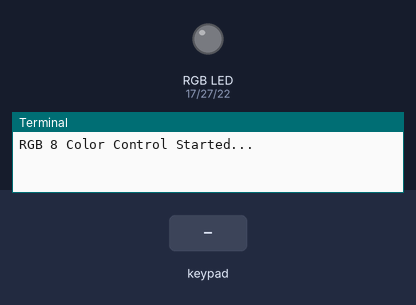
Simulated run of this program. Board: Raspberry Pi (BCM pin numbers). On the bench: an RGB LED mixed from three pins (HIGH = lit), the last lines printed to the terminal. The test bench sets the inputs (shaded band). Pins used as bus, display or sensor lines are not drawn.

Above: at 1.2 s.
1.3 s: keypad keys 1 2 # pressed 0.4 s apart
At 3.1 s:
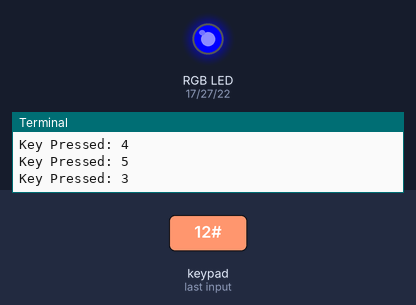
4.0 s: key '3' pressed
At 4.6 s:
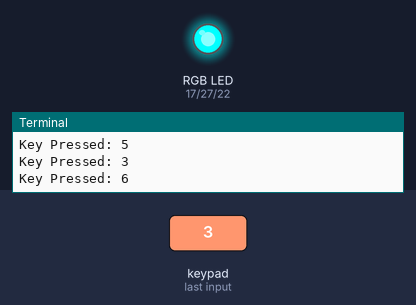
5.7 s: keypad keys 2 5 A pressed 0.4 s apart
At 7.5 s:
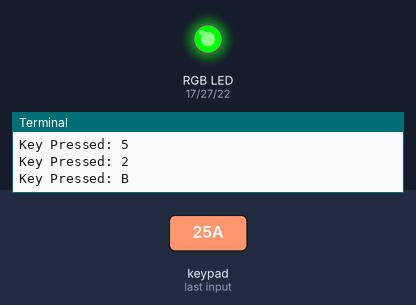
8.4 s: key '4' pressed
At 9.4 s:
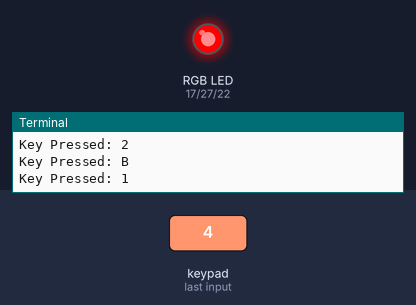
10.1 s: key '1' pressed
At 10.7 s:
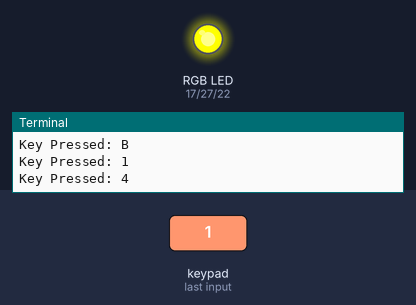
11.8 s: key '2' pressed
At 13.3 s:
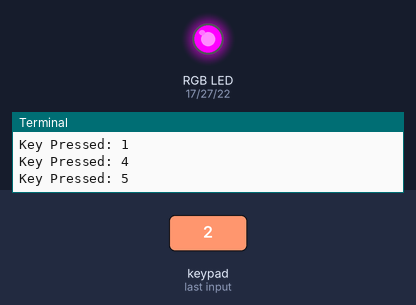
Timing chart, 0 to 14.5 s (numbered marks = the images above; inputs shaded):
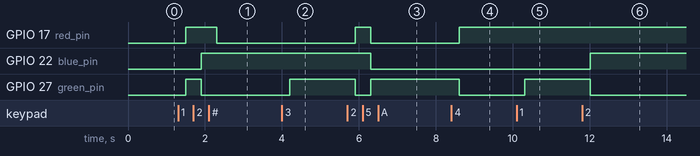

Measured:
- after the input at 1.3 s, GPIO 17 (red_pin): LOW → HIGH after 0.20 s, → LOW 0.80 s later; GPIO 22 (blue_pin): LOW → HIGH after 0.60 s; GPIO 27 (green_pin): LOW → HIGH after 0.20 s, → LOW 0.40 s later
- after the input at 4.0 s, GPIO 27 (green_pin): LOW → HIGH after 0.21 s
- after the input at 5.7 s, GPIO 17 (red_pin): LOW → HIGH after 0.21 s, → LOW 0.40 s later; GPIO 22 (blue_pin): HIGH → LOW after 0.61 s; GPIO 27 (green_pin): HIGH → LOW after 0.21 s, → HIGH 0.40 s later
- after the input at 8.4 s, GPIO 17 (red_pin): LOW → HIGH after 0.21 s; GPIO 27 (green_pin): HIGH → LOW after 0.21 s
- after the input at 10.1 s, GPIO 27 (green_pin): LOW → HIGH after 0.21 s
- after the input at 11.8 s, GPIO 22 (blue_pin): LOW → HIGH after 0.21 s; GPIO 27 (green_pin): HIGH → LOW after 0.21 s

The program:

R70._Keypad_Controlled_RGB_LED.py
```python
"""
Components Used:
1. Raspberry Pi
2. 4x4 Matrix Keypad
3. RGB LED
4. Breadboard
5. Jumper Wires
"""

import time
import RPi.GPIO as GPIO

# ---------------- GPIO Setup ----------------
GPIO.setmode(GPIO.BCM)  # Use BCM GPIO numbering (GPIO17, GPIO27, etc.)

# RGB LED pins (connect to resistor → LED → GND)
red_pin = 17    # RED LED pin
green_pin = 27  # GREEN LED pin
blue_pin = 22   # BLUE LED pin

# Set RGB pins as OUTPUT so we can control ON/OFF
GPIO.setup(red_pin, GPIO.OUT)
GPIO.setup(green_pin, GPIO.OUT)
GPIO.setup(blue_pin, GPIO.OUT)

# ---------------- Keypad Setup ----------------
# Define keypad button layout (same as physical keypad)
keypad_layout = [
    ["1", "2", "3", "A"],
    ["4", "5", "6", "B"],
    ["7", "8", "9", "C"],
    ["*", "0", "#", "D"]
]

# GPIO pins connected to keypad rows and columns
row_pins = [5, 6, 13, 19]   # Row pins (outputs)
col_pins = [12, 16, 20, 21] # Column pins (inputs)

# Set all row pins as OUTPUT and default HIGH (inactive)
for row in row_pins:
    GPIO.setup(row, GPIO.OUT)
    GPIO.output(row, GPIO.HIGH)

# Set all column pins as INPUT with pull-down resistors
# This ensures stable LOW when no key is pressed
for col in col_pins:
    GPIO.setup(col, GPIO.IN, pull_up_down=GPIO.PUD_DOWN)

# ---------------- RGB Control Function ----------------
def set_color(r, g, b):
    """
    Control RGB LED color
    r, g, b values:
    1 = ON, 0 = OFF
    """
    GPIO.output(red_pin, r)     # Turn RED ON/OFF
    GPIO.output(green_pin, g)   # Turn GREEN ON/OFF
    GPIO.output(blue_pin, b)    # Turn BLUE ON/OFF

# ---------------- Key Detection Function ----------------
def read_key():
    """
    Scan keypad to detect which key is pressed
    Method:
    1. Activate one row at a time (set LOW)
    2. Check all columns
    3. If column reads HIGH → key is pressed
    """

    for i, row in enumerate(row_pins):
        GPIO.output(row, GPIO.LOW)  # Activate current row

        # Check each column for HIGH signal
        for j, col in enumerate(col_pins):
            if GPIO.input(col) == GPIO.HIGH:
                time.sleep(0.2)  # Debounce delay (avoid multiple detection)

                GPIO.output(row, GPIO.HIGH)  # Deactivate row

                # Return the pressed key from layout
                return keypad_layout[i][j]

        GPIO.output(row, GPIO.HIGH)  # Deactivate row after scanning

    return None  # No key pressed

# ---------------- Main Loop ----------------
try:
    print("RGB 8 Color Control Started...")

    while True:
        key = read_key()  # Check for key press

        if key:
            print(f"Key Pressed: {key}")

            # Map keys to colors
            if key == "1":
                set_color(1, 0, 0)  # Red
            elif key == "2":
                set_color(0, 1, 0)  # Green
            elif key == "3":
                set_color(0, 0, 1)  # Blue
            elif key == "4":
                set_color(1, 1, 0)  # Yellow (Red + Green)
            elif key == "5":
                set_color(1, 0, 1)  # Magenta (Red + Blue)
            elif key == "6":
                set_color(0, 1, 1)  # Cyan (Green + Blue)
            elif key == "7":
                set_color(1, 1, 1)  # White (All ON)
            elif key == "0":
                set_color(0, 0, 0)  # OFF (All OFF)

        time.sleep(0.1)  # Small delay to reduce CPU usage

# ---------------- Cleanup ----------------
except KeyboardInterrupt:
    print("Exiting...")
    GPIO.cleanup()  # Reset all GPIO pins safely
```
